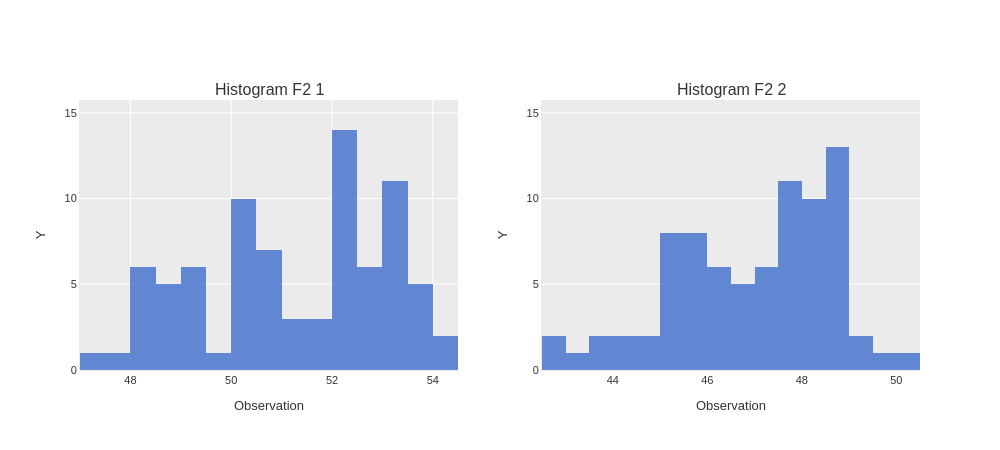

The cell this chart's notebook holds for it:
### Code cell
study.execute(chart='Histogram', by=['factor 2'], bins=15).plot(template='ggplot').show()

### Figure 1 — Plotly figure (JSON) as saved in the notebook; plotly's stock layout.template omitted (floating-point values rounded to 4 significant figures)
{"data": [{"marker": {"color": "#3366CC"}, "name": "Histogram_F2_1", "nbinsx": 15, "opacity": 0.75, "showlegend": false, "type": "histogram", "x": [51.35, 51.52, 52.67, 52.7, 52.24, 52.2, 52.73, 50.76, 50.82, 50.91, 52.39, 52.24, 52.46, 50.75, 50.94, 53.22, 53.52, 53.07, 53.19, 52.29, 52.97, 51.81, 52.0, 48.33, 48.79, 48.58, 48.39, 48.83, 50.05, 50.27, 50.16, 48.26, 49.07, 48.72, 48.22, 48.41, 49.18, 49.39, 49.86, 50.22, 47.68, 47.22, 48.18, 50.19, 50.35, 50.27, 50.46, 50.94, 50.61, 50.26, 48.67, 49.15, 49.32, 50.05, 49.39, 51.23, 51.17, 52.38, 54.16, 53.4, 53.32, 52.26, 52.35, 52.96, 53.08, 53.23, 53.17, 53.37, 52.13, 52.35, 53.12, 53.92, 53.52, 53.65, 53.87, 54.37, 53.47, 52.26, 52.06, 52.12, 52.65], "xaxis": "x", "yaxis": "y"}, {"marker": {"color": "#3366CC"}, "name": "Histogram_F2_2", "nbinsx": 15, "opacity": 0.75, "showlegend": false, "type": "histogram", "x": [46.22, 46.31, 46.0, 45.87, 46.01, 47.75, 47.84, 46.89, 47.45, 46.93, 47.3, 47.97, 46.95, 46.28, 46.57, 48.45, 48.69, 49.16, 48.14, 49.0, 48.41, 48.06, 48.67, 48.43, 48.74, 47.96, 48.6, 47.86, 47.55, 43.07, 42.8, 42.89, 44.42, 45.56, 45.34, 44.64, 45.38, 45.5, 45.29, 45.33, 45.09, 45.53, 43.92, 43.9, 44.48, 45.04, 45.6, 45.49, 46.41, 45.98, 44.95, 45.56, 45.29, 45.73, 47.65, 47.05, 46.83, 47.02, 48.56, 48.54, 48.03, 48.5, 48.95, 48.69, 47.6, 47.82, 47.83, 48.18, 48.55, 48.18, 48.21, 47.61, 48.4, 48.6, 48.81, 50.29, 49.8, 47.1, 47.21, 48.65], "xaxis": "x2", "yaxis": "y2"}], "layout": {"annotations": [{"font": {"size": 16}, "showarrow": false, "text": "Histogram F2 1", "x": 0.225, "xanchor": "center", "xref": "paper", "y": 1, "yanchor": "bottom", "yref": "paper"}, {"font": {"size": 16}, "showarrow": false, "text": "Histogram F2 2", "x": 0.775, "xanchor": "center", "xref": "paper", "y": 1, "yanchor": "bottom", "yref": "paper"}], "font": {"color": "#333333", "family": "sans-serif", "size": 11}, "height": 450, "hovermode": "closest", "paper_bgcolor": "white", "plot_bgcolor": "#EBEBEB", "title": {"font": {"color": "#222222", "size": 14}, "x": 0.5, "xanchor": "center"}, "width": 1000, "xaxis": {"anchor": "y", "domain": [0, 0.45], "gridcolor": "white", "gridwidth": 1, "linecolor": "#EBEBEB", "linewidth": 1, "showgrid": true, "showline": true, "title": {"text": "Observation"}}, "xaxis2": {"anchor": "y2", "domain": [0.55, 1], "linecolor": "#EBEBEB", "linewidth": 1, "showline": true, "title": {"text": "Observation"}}, "yaxis": {"anchor": "x", "domain": [0, 1], "gridcolor": "white", "gridwidth": 1, "linecolor": "#EBEBEB", "linewidth": 1, "range": [0, 15.75], "showgrid": true, "showline": true, "title": {"text": "Y"}}, "yaxis2": {"anchor": "x2", "domain": [0, 1], "linecolor": "#EBEBEB", "linewidth": 1, "range": [0, 15.75], "showline": true, "title": {"text": "Y"}}}}
